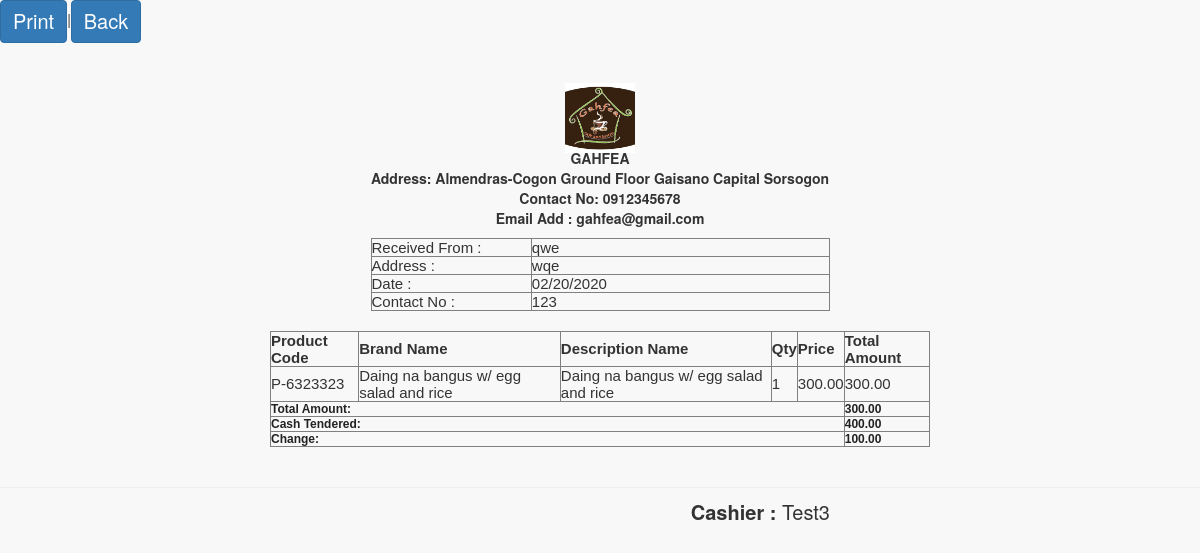
Page /pages/cashier/preview.php?invoice=RS-27522303 on the committed database.
### tables this page shows
CREATE TABLE `sales` (
  `transaction_id` int(11) NOT NULL,
  `invoice_number` varchar(100) NOT NULL,
  `cashier` varchar(100) NOT NULL,
  `date` varchar(25) NOT NULL,
  `type` varchar(100) NOT NULL,
  `amount` varchar(100) NOT NULL,
  `due_date` varchar(100) NOT NULL,
  `name` varchar(100) NOT NULL,
  `balance` varchar(100) NOT NULL,
  `total_amount` varchar(30) NOT NULL,
  `cash` varchar(100) NOT NULL,
  `month` varchar(20) NOT NULL,
  `year` varchar(20) NOT NULL,
  `p_amount` varchar(30) NOT NULL,
  `vat` varchar(30) NOT NULL,
  `address` varchar(80) NOT NULL,
  `contact_number` varchar(11) NOT NULL
);

CREATE TABLE `sales_order` (
  `transaction_id` int(11) NOT NULL,
  `invoice` varchar(100) NOT NULL,
  `product` varchar(100) NOT NULL,
  `qty` varchar(100) NOT NULL,
  `amount` varchar(100) NOT NULL,
  `name` varchar(100) NOT NULL,
  `price` varchar(100) NOT NULL,
  `discount` varchar(100) NOT NULL,
  `category` varchar(100) NOT NULL,
  `date` varchar(25) NOT NULL,
  `omonth` varchar(25) NOT NULL,
  `oyear` varchar(25) NOT NULL,
  `qtyleft` varchar(25) NOT NULL,
  `dname` varchar(50) NOT NULL,
  `vat` varchar(20) NOT NULL,
  `total_amount` varchar(30) NOT NULL,
  `table_number` varchar(25) NOT NULL,
  `order_status` varchar(100) NOT NULL
);

### pages/cashier/preview.php (the view, shortened to what this page needs)
<link href="vendor/bootstrap/css/bootstrap.min.css" rel="stylesheet">
<link href="vendor/metisMenu/metisMenu.min.css" rel="stylesheet">
<link href="dist/css/sb-admin-2.css" rel="stylesheet">
<link href="vendor/font-awesome/css/font-awesome.min.css" rel="stylesheet" type="text/css">
<a class="btn btn-primary" href="javascript:Clickheretoprint()" style="font-size:20px" ;>Print</a>|<a class="btn btn-primary" href="sales.php?invoice=&table_number=&discount=0&cdiscount=" style="font-size:20px" ;>Back</a>
<?php
$invoice = $_GET['invoice'];
include('connect.php');
$result = $db->prepare("SELECT * FROM sales WHERE invoice_number= :userid");
$result->bindParam(':userid', $invoice);
$result->execute();
for ($i = 0; $row = $result->fetch(); $i++) {
	$cname = $row['name'];
	$caddress = $row['address'];
	$date = $row['date'];
	$cashier = $row['cashier'];
	$contact_number = $row['contact_number'];
	$pt = $row['type'];
	$am = $row['amount'];
	if ($pt == 'cash') {
		$cashpaid = $row['cash'];
		$amount = $cashpaid - $am;
	}
}
?>
<div class="content" id="content">
	<center>
		<div style="margin: 0 auto; padding: 20px; width: 700px; font-weight: normal;">
			<img src="logo.jpg" style="width:70px;height:70px;align:center;margin-bottom:-25px">
			<div style="width: 100%;">
				<div style="width: 459px;">
					<br>
					<p style="font-size: 14px;"><b> GAHFEA <br />
							Address: Almendras-Cogon Ground Floor Gaisano Capital Sorsogon<br />
							Contact No: 0912345678<br>
							Email Add : gahfea@gmail.com</b><br></p>
					<div>
						<table border="1" cellpadding="4" cellspacing="0" style="font-family: arial; font-size: 15px;text-align:left;width : 100%;">
							<tr>
								<td width="35%">Received From : </td>
								<td width="75%"><?php echo $cname ?></td>
							</tr>
							<tr>
								<td width="35%">Address : </td>
								<td width="35%"><?php echo $caddress ?></td>
							</tr>
							<tr>
								<td width="35%">Date : </td>
								<td width="75%"><?php echo $date ?></td>
							</tr>
							<tr>
								<td width="25%">Contact No : </td>
								<td width="75%"><?php echo $contact_number ?></td>
							</tr>
						</table>
					</div>
				</div>
			</div><br>
			<div style="width: 100%">
				<table border="1" cellpadding="4" cellspacing="0" style="font-family: arial; font-size: 15px;text-align:left;" width="100%">
					<thead>
						<tr>
							<th> Product Code </th>
							<th> Brand Name </th>
							<th> Description Name </th>
							<th> Qty </th>
							<th> Price </th>
							<th> Total Amount </th>
						</tr>
					</thead>
					<tbody>
						<?php
						$id = $_GET['invoice'];
						$result = $db->prepare("SELECT * FROM sales_order WHERE invoice= :userid");
						$result->bindParam(':userid', $id);
						$result->execute();
						for ($i = 0; $row = $result->fetch(); $i++) {
						?>
							<tr class="record">
								<td><?php echo $row['product']; ?></td>
								<td><?php echo $row['name']; ?></td>
								<td><?php echo $row['dname']; ?></td>
								<td><?php echo $row['qty']; ?></td>
								<td>
									<?php
									$ppp = $row['price'];
									echo formatMoney($ppp, true);
									?>
								</td>
								<td>
									<?php
									$dfdf = $row['total_amount'];
									echo formatMoney($dfdf, true);
									?>
								</td>
							</tr>
						<?php
						}
						?>
						<?php if ($pt == 'cash') {
						?>
							<tr>
								<td colspan="5"><strong style="font-size: 12px; color: #222222;">Total Amount:</strong></td>
								<td colspan="3"><strong style="font-size: 12px; color: #222222;">
										<?php
										$sdsd = $_GET['invoice'];
										$resultas = $db->prepare("SELECT sum(total_amount) FROM sales_order WHERE invoice= :a");
										$resultas->bindParam(':a', $sdsd);
										$resultas->execute();
										for ($i = 0; $rowas = $resultas->fetch(); $i++) {
											$fgfg = $rowas['sum(total_amount)'];
											$discountAmount = $_GET['discount'];
											$totalDiscount = $fgfg - ($fgfg * $discountAmount);
											echo formatMoney($totalDiscount, true);
										}
										?>
									</strong></td>
							</tr>
							<tr>
								<td colspan="5"><strong style="font-size: 12px; color: #222222;">Cash Tendered:</strong></td>
								<td colspan="2"><strong style="font-size: 12px; color: #222222;">
										<?php
										echo formatMoney($cashpaid, true);
										?>
									</strong></td>
							</tr>
						<?php
						}
						?>
						<tr>
							<td colspan="5"><strong style="font-size: 12px; color: #222222;">
									<?php
									if ($pt == 'cash') {
										echo 'Change:';
									}
									?>
								</strong></td>
							<td colspan="3"><strong style="font-size: 12px; color: #222222;">
									<?php
									function formatMoney($number, $fractional = false)
									{
										if ($fractional) {
											$number = sprintf('%.2f', $number);
										}
										while (true) {
											$replaced = preg_replace('/(-?\d+)(\d\d\d)/', '$1,$2', $number);
											if ($replaced != $number) {
												$number = $replaced;
											} else {
												break;
											}
										}
										return $number;
									}
									if ($pt == 'cash') {
										echo formatMoney($amount, true);
									}
									?>
								</strong></td>
						</tr>
					</tbody>
				</table>
	</center>
	<hr>
</div>
<div style="text-align: right;margin-right: 370px; margin-top: -10px; font-size: 20px;"><b>Cashier :</b> <?php echo $cashier ?></div>

### rows in the picture
sales: name "qwe", address "wqe", date "02/20/2020", contact_number "123", cash "400.00", formatMoney($amount, true) "100.00", cashier "Test3"
sales_order: product "P-6323323", name "Daing na bangus w/ egg salad and rice", dname "Daing na bangus w/ egg salad and rice", qty "1", price "300.00", total_amount "300.00"

### other values in the picture
formatMoney($totalDiscount, true) "300.00"
